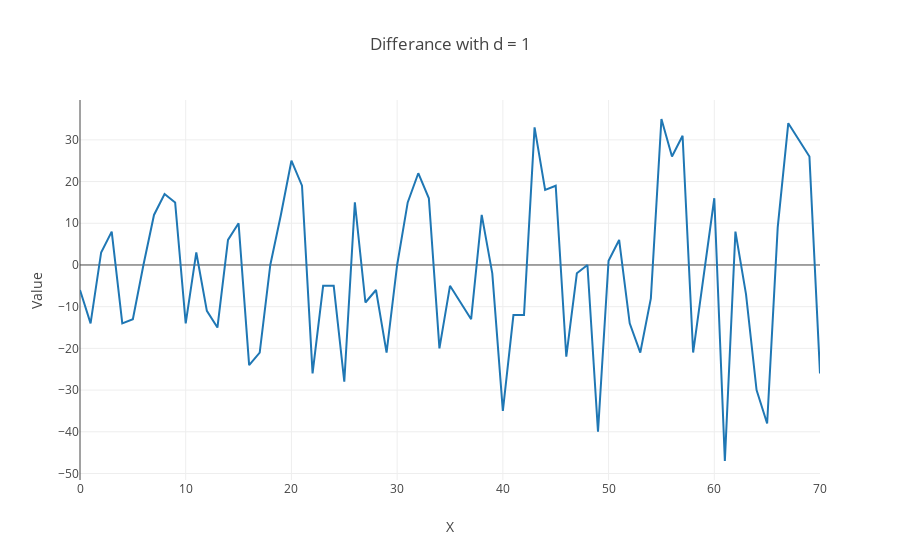

Notebook source saved alongside this figure:
### Code cell
arima_model = ARIMA(2,1,2)
arima_model.plot_differance(training_set_values,1)

### Figure 1 — Plotly figure (JSON) as saved in the notebook; plotly's stock layout.template omitted (floating-point values rounded to 4 significant figures)
{"data": [{"mode": "lines", "name": "value", "type": "scatter", "uid": "d9a8b068-2799-45ae-a8a4-19f87238e252", "x": [0, 1, 2, 3, 4, 5, 6, 7, 8, 9, 10, 11, 12, 13, 14, 15, 16, 17, 18, 19, 20, 21, 22, 23, 24, 25, 26, 27, 28, 29, 30, 31, 32, 33, 34, 35, 36, 37, 38, 39, 40, 41, 42, 43, 44, 45, 46, 47, 48, 49, 50, 51, 52, 53, 54, 55, 56, 57, 58, 59, 60, 61, 62, 63, 64, 65, 66, 67, 68, 69, 70, 71], "y": [-6, -14, 3, 8, -14, -13, 0, 12, 17, 15, -14, 3, -11, -15, 6, 10, -24, -21, 0, 12, 25, 19, -26, -5, -5, -28, 15, -9, -6, -21, 0, 15, 22, 16, -20, -5, -9, -13, 12, -2, -35, -12, -12, 33, 18, 19, -22, -2, 0, -40, 1, 6, -14, -21, -8, 35, 26, 31, -21, -3, 16, -47, 8, -7, -30, -38, 9, 34, 30, 26, -26]}], "layout": {"title": "Differance with d = 1", "xaxis": {"title": "X"}, "yaxis": {"title": "Value"}}}
